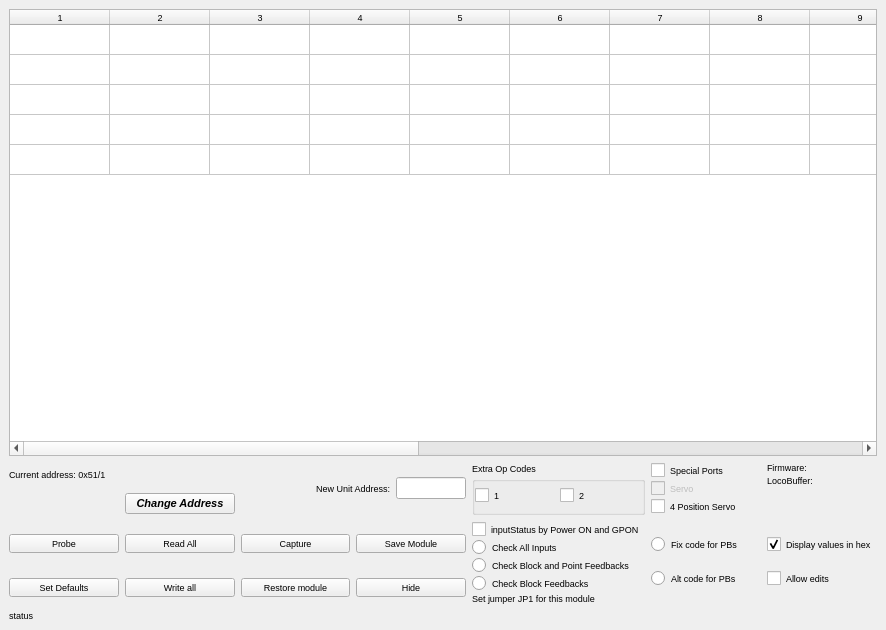
<?xml version="1.0" encoding="UTF-8"?>
<ui version="4.0">
 <class>LocoIOFrame</class>
 <widget class="QMainWindow" name="LocoIOFrame">
  <property name="geometry">
   <rect>
    <x>0</x>
    <y>0</y>
    <width>886</width>
    <height>630</height>
   </rect>
  </property>
  <property name="font">
   <font>
    <pointsize>7</pointsize>
   </font>
  </property>
  <property name="windowTitle">
   <string>Dialog</string>
  </property>
  <widget class="QWidget" name="centralWidget">
   <layout class="QGridLayout" name="gridLayout">
    <item row="1" column="0">
     <layout class="QHBoxLayout" name="horizontalLayout_4">
      <property name="spacing">
       <number>2</number>
      </property>
      <item>
       <widget class="QLabel" name="lblCurrentAddress">
        <property name="text">
         <string>Current address: 0x51/1</string>
        </property>
       </widget>
      </item>
     </layout>
    </item>
    <item row="1" column="2" rowspan="2" colspan="2">
     <layout class="QHBoxLayout" name="horizontalLayout_3">
      <item>
       <widget class="QLabel" name="lblUnitAddr">
        <property name="text">
         <string>New Unit Address:</string>
        </property>
        <property name="alignment">
         <set>Qt::AlignRight|Qt::AlignTrailing|Qt::AlignVCenter</set>
        </property>
       </widget>
      </item>
      <item>
       <widget class="QLineEdit" name="edNewAddr">
        <property name="maximumSize">
         <size>
          <width>70</width>
          <height>16777215</height>
         </size>
        </property>
       </widget>
      </item>
     </layout>
    </item>
    <item row="1" column="4" rowspan="2">
     <widget class="QGroupBox" name="gbExtraOpCodes">
      <property name="title">
       <string>Extra Op Codes</string>
      </property>
      <layout class="QHBoxLayout" name="horizontalLayout_2">
       <property name="spacing">
        <number>0</number>
       </property>
       <property name="leftMargin">
        <number>0</number>
       </property>
       <property name="topMargin">
        <number>0</number>
       </property>
       <property name="rightMargin">
        <number>0</number>
       </property>
       <property name="bottomMargin">
        <number>0</number>
       </property>
       <item>
        <layout class="QHBoxLayout" name="horizontalLayout">
         <property name="spacing">
          <number>2</number>
         </property>
         <item>
          <widget class="QCheckBox" name="chkExtra1">
           <property name="text">
            <string>1</string>
           </property>
          </widget>
         </item>
         <item>
          <widget class="QCheckBox" name="chkExtra2">
           <property name="text">
            <string>2</string>
           </property>
          </widget>
         </item>
        </layout>
       </item>
      </layout>
     </widget>
    </item>
    <item row="1" column="5" rowspan="2">
     <layout class="QVBoxLayout" name="verticalLayout_2">
      <property name="spacing">
       <number>1</number>
      </property>
      <item>
       <widget class="QCheckBox" name="chkSpecialPorts">
        <property name="text">
         <string>Special Ports</string>
        </property>
       </widget>
      </item>
      <item>
       <widget class="QCheckBox" name="chkModule">
        <property name="enabled">
         <bool>false</bool>
        </property>
        <property name="text">
         <string>Servo</string>
        </property>
       </widget>
      </item>
      <item>
       <widget class="QCheckBox" name="chk4PosServo">
        <property name="text">
         <string>4 Position Servo</string>
        </property>
       </widget>
      </item>
     </layout>
    </item>
    <item row="1" column="6" rowspan="2">
     <layout class="QFormLayout" name="formLayout">
      <property name="horizontalSpacing">
       <number>2</number>
      </property>
      <property name="verticalSpacing">
       <number>2</number>
      </property>
      <item row="0" column="0">
       <widget class="QLabel" name="label_3">
        <property name="text">
         <string>Firmware:</string>
        </property>
       </widget>
      </item>
      <item row="0" column="1">
       <widget class="QLabel" name="lblFirmware">
        <property name="text">
         <string>&lt;unknown&gt;</string>
        </property>
       </widget>
      </item>
      <item row="1" column="0">
       <widget class="QLabel" name="label_4">
        <property name="text">
         <string>&lt;html&gt;&lt;head/&gt;&lt;body&gt;&lt;p&gt;LocoBuffer:&lt;/p&gt;&lt;/body&gt;&lt;/html&gt;</string>
        </property>
       </widget>
      </item>
      <item row="1" column="1">
       <widget class="QLabel" name="lblLocoBuffer">
        <property name="text">
         <string>&lt;unknown&gt;</string>
        </property>
       </widget>
      </item>
     </layout>
    </item>
    <item row="2" column="1" alignment="Qt::AlignVCenter">
     <widget class="QPushButton" name="btnChangeAddress">
      <property name="font">
       <font>
        <pointsize>8</pointsize>
        <weight>75</weight>
        <italic>true</italic>
        <bold>true</bold>
       </font>
      </property>
      <property name="toolTip">
       <string>&lt;html&gt;&lt;head/&gt;&lt;body&gt;&lt;p&gt;&lt;span style=&quot; font-weight:400; font-style:normal;&quot;&gt;Change the address of a module. &lt;/span&gt;&lt;span style=&quot; font-style:normal;&quot;&gt;Warning! If the old address is 00/00, this command will set the address of all LocoIO, LocoBooster and LocoServo modules currently connected to the Loconet!&lt;/span&gt;&lt;/p&gt;&lt;/body&gt;&lt;/html&gt;</string>
      </property>
      <property name="text">
       <string>Change Address</string>
      </property>
     </widget>
    </item>
    <item row="3" column="0">
     <widget class="QPushButton" name="btnProbe">
      <property name="toolTip">
       <string>&lt;html&gt;&lt;head/&gt;&lt;body&gt;&lt;p&gt;Find the addresses of all LocoIo, LocoBooster and LocoServo modules currently connected to LocoNet.&lt;/p&gt;&lt;/body&gt;&lt;/html&gt;</string>
      </property>
      <property name="text">
       <string>Probe</string>
      </property>
     </widget>
    </item>
    <item row="3" column="1">
     <widget class="QPushButton" name="btnReadAll">
      <property name="toolTip">
       <string>&lt;html&gt;&lt;head/&gt;&lt;body&gt;&lt;p&gt;Read all the configuration variables for the selected module address. &lt;/p&gt;&lt;/body&gt;&lt;/html&gt;</string>
      </property>
      <property name="text">
       <string>Read All</string>
      </property>
     </widget>
    </item>
    <item row="3" column="2">
     <widget class="QPushButton" name="btnCapture">
      <property name="text">
       <string>Capture</string>
      </property>
     </widget>
    </item>
    <item row="3" column="3">
     <widget class="QPushButton" name="btnSave">
      <property name="toolTip">
       <string>&lt;html&gt;&lt;head/&gt;&lt;body&gt;&lt;p&gt;Save all configuration settings for a module.&lt;/p&gt;&lt;/body&gt;&lt;/html&gt;</string>
      </property>
      <property name="text">
       <string>Save Module</string>
      </property>
     </widget>
    </item>
    <item row="3" column="4" rowspan="2">
     <layout class="QVBoxLayout" name="verticalLayout_4">
      <property name="spacing">
       <number>1</number>
      </property>
      <item>
       <widget class="QCheckBox" name="chkInputStatus">
        <property name="text">
         <string>inputStatus by Power ON and GPON</string>
        </property>
       </widget>
      </item>
      <item>
       <widget class="QRadioButton" name="rbCheckAll">
        <property name="text">
         <string>Check All Inputs</string>
        </property>
       </widget>
      </item>
      <item>
       <widget class="QRadioButton" name="rbCheckBlockAndPoints">
        <property name="text">
         <string>Check Block and Point Feedbacks</string>
        </property>
       </widget>
      </item>
      <item>
       <widget class="QRadioButton" name="rbCheckBlock">
        <property name="text">
         <string>Check Block Feedbacks</string>
        </property>
       </widget>
      </item>
      <item>
       <widget class="QLabel" name="lblJP1">
        <property name="text">
         <string>Set jumper JP1 for this module</string>
        </property>
       </widget>
      </item>
     </layout>
    </item>
    <item row="3" column="5" rowspan="2">
     <layout class="QVBoxLayout" name="verticalLayout_3">
      <property name="spacing">
       <number>2</number>
      </property>
      <item>
       <widget class="QRadioButton" name="rbFixCodeForPBs">
        <property name="text">
         <string>Fix code for PBs</string>
        </property>
       </widget>
      </item>
      <item>
       <widget class="QRadioButton" name="rbAltCodeForPBs">
        <property name="text">
         <string>Alt code for PBs</string>
        </property>
       </widget>
      </item>
     </layout>
    </item>
    <item row="3" column="6" rowspan="2">
     <layout class="QVBoxLayout" name="verticalLayout">
      <property name="spacing">
       <number>2</number>
      </property>
      <item>
       <widget class="QCheckBox" name="chkHex">
        <property name="text">
         <string>Display values in hex</string>
        </property>
        <property name="checked">
         <bool>true</bool>
        </property>
       </widget>
      </item>
      <item>
       <widget class="QCheckBox" name="chkAllowEdit">
        <property name="toolTip">
         <string>&lt;html&gt;&lt;head/&gt;&lt;body&gt;&lt;p&gt;Check to allow editing of configuration, Value 1 and Value 2 CVs.&lt;/p&gt;&lt;/body&gt;&lt;/html&gt;</string>
        </property>
        <property name="text">
         <string>Allow edits</string>
        </property>
       </widget>
      </item>
     </layout>
    </item>
    <item row="4" column="0">
     <widget class="QPushButton" name="btnSetDefaults">
      <property name="toolTip">
       <string>&lt;html&gt;&lt;head/&gt;&lt;body&gt;&lt;p&gt;Set default values for all the CV's in the module. &lt;/p&gt;&lt;/body&gt;&lt;/html&gt;</string>
      </property>
      <property name="text">
       <string>Set Defaults</string>
      </property>
     </widget>
    </item>
    <item row="4" column="1">
     <widget class="QPushButton" name="btnWriteAll">
      <property name="text">
       <string>Write all</string>
      </property>
     </widget>
    </item>
    <item row="4" column="2">
     <widget class="QPushButton" name="btnRestore">
      <property name="toolTip">
       <string>&lt;html&gt;&lt;head/&gt;&lt;body&gt;&lt;p&gt;Restore a previously saved set of configuration settings for a module.&lt;/p&gt;&lt;/body&gt;&lt;/html&gt;</string>
      </property>
      <property name="text">
       <string>Restore module</string>
      </property>
     </widget>
    </item>
    <item row="4" column="3">
     <widget class="QPushButton" name="btnHide">
      <property name="toolTip">
       <string>&lt;html&gt;&lt;head/&gt;&lt;body&gt;&lt;p&gt;Click to hide this window. It will be shown again when it is selected from a menu.&lt;/p&gt;&lt;/body&gt;&lt;/html&gt;</string>
      </property>
      <property name="text">
       <string>Hide</string>
      </property>
     </widget>
    </item>
    <item row="5" column="0">
     <widget class="QLabel" name="lblStatus">
      <property name="frameShape">
       <enum>QFrame::NoFrame</enum>
      </property>
      <property name="text">
       <string>status</string>
      </property>
     </widget>
    </item>
    <item row="0" column="0" colspan="7">
     <widget class="QTableWidget" name="tableWidget">
      <property name="baseSize">
       <size>
        <width>800</width>
        <height>400</height>
       </size>
      </property>
      <property name="rowCount">
       <number>5</number>
      </property>
      <property name="columnCount">
       <number>17</number>
      </property>
      <attribute name="horizontalHeaderStretchLastSection">
       <bool>true</bool>
      </attribute>
      <attribute name="verticalHeaderVisible">
       <bool>false</bool>
      </attribute>
      <row/>
      <row/>
      <row/>
      <row/>
      <row/>
      <column/>
      <column/>
      <column/>
      <column/>
      <column/>
      <column/>
      <column/>
      <column/>
      <column/>
      <column/>
      <column/>
      <column/>
      <column/>
      <column/>
      <column/>
      <column/>
      <column/>
     </widget>
    </item>
   </layout>
  </widget>
 </widget>
 <resources/>
 <connections/>
</ui>
